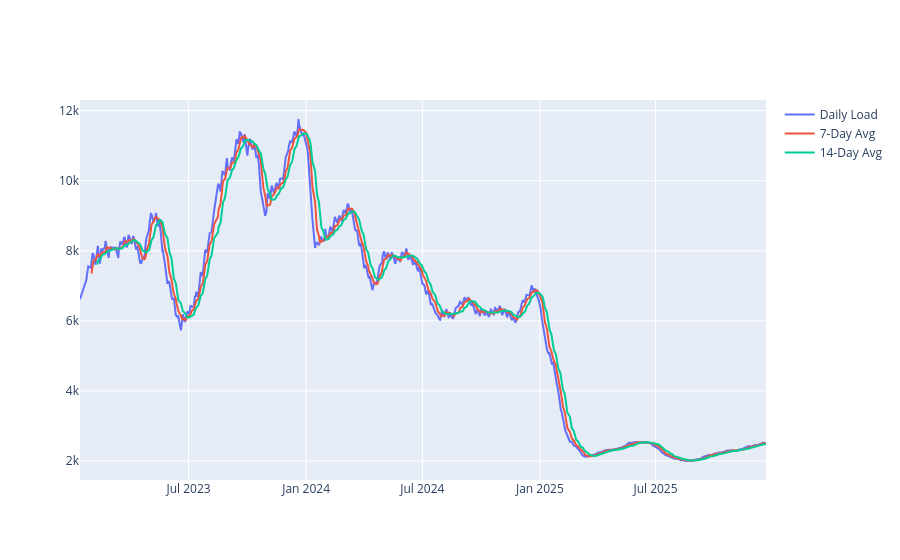

The code cell stored with this chart in its notebook:
### Code cell
fig = go.Figure()

fig.add_trace(
    go.Scatter(
        x=df["Date"],
        y=df["Total_System_Load"],
        name="Daily Load"
    )
)

fig.add_trace(
    go.Scatter(
        x=df["Date"],
        y=df["Load_7D"],
        name="7-Day Avg"
    )
)

fig.add_trace(
    go.Scatter(
        x=df["Date"],
        y=df["Load_14D"],
        name="14-Day Avg"
    )
)

fig.show()

### Figure 1 — Plotly figure (JSON) as saved in the notebook; plotly's stock layout.template omitted (floating-point values rounded to 4 significant figures; data arrays with more than 128 entries replaced by an {"elided": "..."} marker saying what was removed)
{"data": [{"name": "Daily Load", "type": "scatter", "x": {"elided": "720 str values"}, "y": {"elided": "720 int values"}}, {"name": "7-Day Avg", "type": "scatter", "x": {"elided": "720 str values"}, "y": {"elided": "720 float values"}}, {"name": "14-Day Avg", "type": "scatter", "x": {"elided": "720 str values"}, "y": {"elided": "720 float values"}}], "layout": {}}
